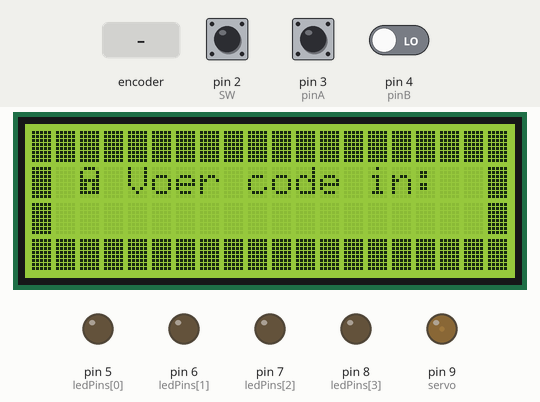
The sketch below on a simulated Arduino Uno, built with avr-gcc and run on an emulated ATmega328P. Shown: 20×4 character LCD, output pins drawn as LEDs (lit = HIGH). The test bench sets the inputs (shaded band); at power-on: pin 2 (SW) HIGH, pin 3 (pinA) HIGH, pin 4 (pinB) LOW. What the sketch prints to the serial monitor is not drawn.

Above: at 1.3 s.
1.4 s: rotary encoder on pin 3 (pinA) / pin 4 (pinB) turned 3 steps (first pin leading)
At 3.1 s:
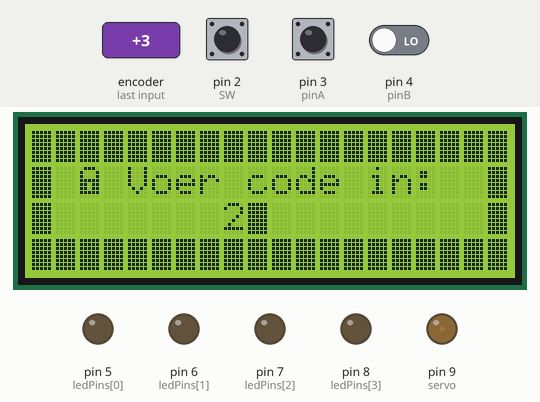
3.5 s: pin 2 (SW) pulled LOW for 0.15 s
5.1 s: rotary encoder on pin 3 (pinA) / pin 4 (pinB) turned 1 step (first pin leading)
At 5.6 s:
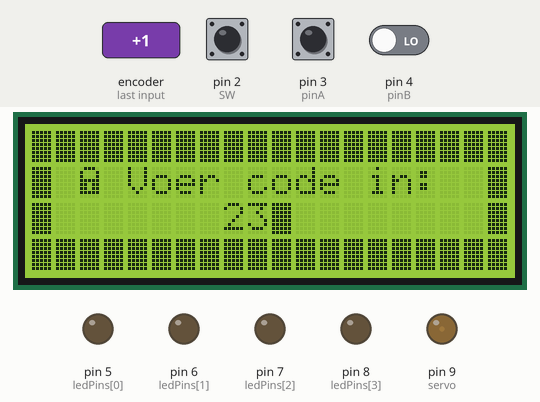
6.8 s: pin 2 (SW) pulsed LOW 5 times (0.12 s each, 0.3 s apart)
At 8.7 s:
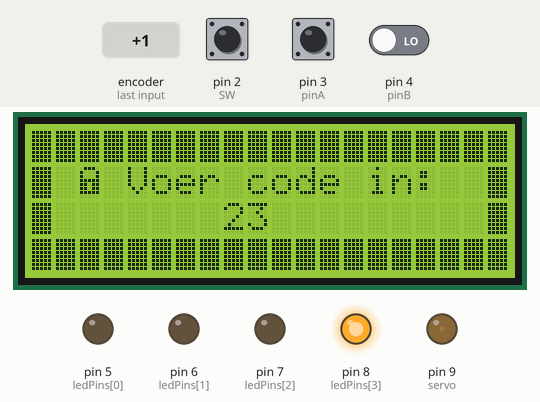
Timing chart, 0 to 10.2 s (numbered marks = the images above; inputs shaded):
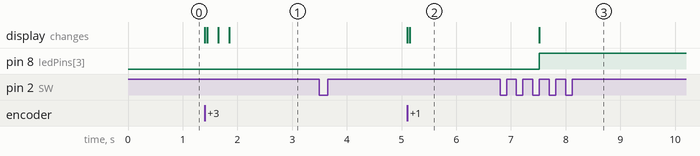

Measured:
- after the input at 1.4 s, the display: first changes at once (image 1 shows a later state)
- after the input at 3.5 s, every drawn part: stays the same
- after the input at 5.1 s, the display: first changes at once (image 2 shows a later state)
- after the input at 6.8 s, pin 8 (ledPins[3]): LOW → HIGH after 0.72 s; the display: changes after 0.72 s (image 3)

The sketch:

Kluis.ino
```cpp
#include <Wire.h>
#include <Servo.h>
#include <LiquidCrystal_I2C.h>
LiquidCrystal_I2C lcd(0x27,20,4);

const int secretCode[] = {1, 9, 9, 3};
const int ledPins[] = {5,6,7,8};
const int pinA = 3; // CLK
const int pinB = 4; // DT
const int SW = 2; // SW

const int servo = 9;

int guessed[4];
int amountGuessed = 0;
int amountCorrect = 0;
int encoderPosCount = 0;
int pinALast;
int aVal;
boolean bCW;

#if defined(ARDUINO) && ARDUINO >= 100
#define printByte(args)  write(args);
#else
#define printByte(args)  print(args,BYTE);
#endif

uint8_t Lock[8] = {0xe,0x11,0x11,0x1f,0x1b,0x1b,0x1f,0x0};
uint8_t Block[8] = {0xff,0xff,0xff,0xff,0xff,0xff,0xff,0xff};

void setup() {
  lcdSetup();

  for(int i=0;i<=4;i++){
    pinMode(ledPins[i],OUTPUT);
  }
  pinMode (servo, OUTPUT);
  pinMode (pinA, INPUT);
  pinMode (pinB, INPUT);
  pinMode (SW, INPUT);
  analogWrite(servo, 13);
  pinALast = digitalRead(pinA);
  Serial.begin (9600);
}
void loop() {
  // Huidige stand
  aVal = digitalRead(pinA);
  if (digitalRead(SW) == LOW) {
    Serial.println("Pushed knob");
    Serial.println(encoderPosCount/2);
    while (digitalRead(SW) == LOW) delay(5);
    guessed[amountGuessed] = encoderPosCount/2;
    amountGuessed++;
    if(amountGuessed == 4){
      showResult();
    }
  }
  if (aVal != pinALast) {
    if (digitalRead(pinB) != aVal) { // rechts draaien
      encoderPosCount ++;
      if(encoderPosCount == 19) encoderPosCount = 0;
      bCW = true;
    } else {
      bCW = false;
      encoderPosCount--;
      if(encoderPosCount == -1) encoderPosCount = 18;
    }
    Serial.print ("Rotated: ");
    if (bCW) {
      Serial.println ("clockwise");
    } else {
      Serial.println("counterclockwise");
    }
    Serial.print("Encoder Position: ");
    Serial.println(encoderPosCount);
    if(amountGuessed<4)updateCharacter(amountGuessed);
  }
  pinALast = aVal;
}

void updateCharacter(int index){
  lcd.setCursor(8+index, 2);
  lcd.blink();
  lcd.print(encoderPosCount/2);
}

void lcdSetup(){
  lcd.init();
  lcd.clear();
  lcd.backlight();
  lcd.createChar(0, Lock);
  lcd.createChar(1, Block);

  lcd.home();
  for(int i=0; i<20; i++){
    lcd.printByte(1);
  }
  lcd.setCursor(0, 1);
  lcd.printByte(1);
  lcd.print(' ');
  lcd.printByte(0);
  lcd.print(" Voer code in:  ");
  lcd.printByte(1);
  lcd.setCursor(0,2);
  lcd.printByte(1);
  lcd.print("                  ");
  lcd.printByte(1);
  lcd.setCursor(0,3);
  for(int i=0; i<20; i++){
    lcd.printByte(1);
  }
}

void showResult(){
  lcd.noBlink();

  for(int i=0;i<=4;i++){
    if(guessed[i] == secretCode[i]){
      amountCorrect++;
      digitalWrite(ledPins[i],HIGH);
    }
  }
  if(amountCorrect==4) analogWrite(servo, 25);
}
```
